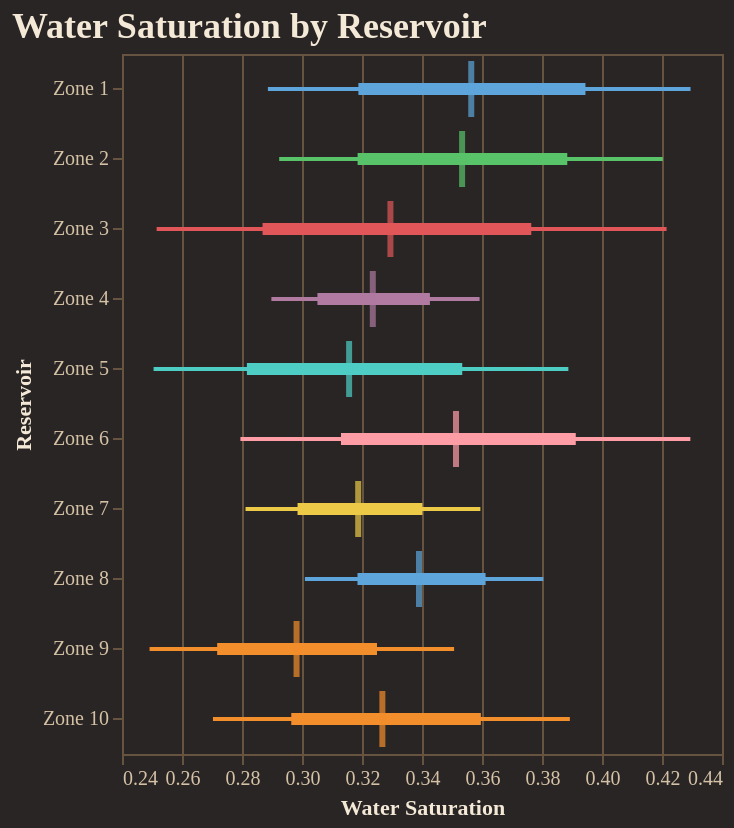

The code cell stored with this chart in its notebook:
### Code cell
fig = reporter.plotter.forest_plot(
    "Water Saturation", 
    backend=PLOTTING_BACKEND
)
fig.show()

### Figure 1 — Vega-Lite specification as saved in the notebook (floating-point values rounded to 4 significant figures)
{"config": {"background": "#292524", "view": {"fill": "#292524", "stroke": "#665340"}, "title": {"color": "#f4e9d7", "font": "Merriweather", "fontSize": 18, "fontWeight": 600, "subtitleColor": "#d5c2a6", "anchor": "start"}, "axis": {"domainColor": "#665340", "gridColor": "#665340", "tickColor": "#665340", "labelColor": "#d5c2a6", "titleColor": "#f4e9d7", "labelFont": "Merriweather", "titleFont": "Merriweather"}, "legend": {"titleColor": "#f4e9d7", "labelColor": "#d5c2a6", "labelFont": "Merriweather", "titleFont": "Merriweather", "orient": "top-right", "symbolType": "circle"}, "header": {"labelColor": "#d5c2a6", "titleColor": "#f4e9d7", "labelFont": "Merriweather", "titleFont": "Merriweather"}, "mark": {"color": "#c78d3b"}, "line": {"color": "#c78d3b"}, "bar": {"color": "#c78d3b"}, "point": {"color": "#ddb06d"}, "area": {"color": "#c78d3b", "opacity": 0.35}, "text": {"color": "#f4e9d7", "font": "Merriweather"}, "range": {"category": ["#5DA5DA", "#F28E2B", "#59C36A", "#E15759", "#B07AA1", "#4ECDC4", "#FF9DA7", "#EDC948"]}}, "layer": [{"mark": {"type": "rule", "strokeWidth": 2}, "encoding": {"color": {"field": "group", "legend": null, "type": "nominal"}, "x": {"field": "p10", "scale": {"zero": false}, "title": "Water Saturation", "type": "quantitative"}, "x2": {"field": "p90"}, "y": {"field": "group", "sort": ["Zone 1", "Zone 2", "Zone 3", "Zone 4", "Zone 5", "Zone 6", "Zone 7", "Zone 8", "Zone 9", "Zone 10"], "title": "Reservoir", "type": "nominal"}}}, {"mark": {"type": "rule", "strokeWidth": 6}, "encoding": {"color": {"field": "group", "legend": null, "type": "nominal"}, "x": {"field": "p25", "scale": {"zero": false}, "title": "Water Saturation", "type": "quantitative"}, "x2": {"field": "p75"}, "y": {"field": "group", "sort": ["Zone 1", "Zone 2", "Zone 3", "Zone 4", "Zone 5", "Zone 6", "Zone 7", "Zone 8", "Zone 9", "Zone 10"], "title": "Reservoir", "type": "nominal"}}}, {"mark": {"type": "tick", "color": "black", "size": 28, "thickness": 3}, "encoding": {"color": {"field": "group", "legend": null, "type": "nominal"}, "tooltip": [{"field": "group", "title": "Group", "type": "nominal"}, {"field": "p10", "title": "P10", "type": "quantitative"}, {"field": "p25", "title": "P25", "type": "quantitative"}, {"field": "median", "title": "Median", "type": "quantitative"}, {"field": "p75", "title": "P75", "type": "quantitative"}, {"field": "p90", "title": "P90", "type": "quantitative"}], "x": {"field": "median", "scale": {"zero": false}, "title": "Water Saturation", "type": "quantitative"}, "y": {"field": "group", "sort": ["Zone 1", "Zone 2", "Zone 3", "Zone 4", "Zone 5", "Zone 6", "Zone 7", "Zone 8", "Zone 9", "Zone 10"], "title": "Reservoir", "type": "nominal"}}}], "data": {"name": "data-93d2b161148e392935780cc0ad976129"}, "height": 350, "title": "Water Saturation by Reservoir", "width": "container", "$schema": "https://vega.github.io/schema/vega-lite/v5.20.1.json", "datasets": {"data-93d2b161148e392935780cc0ad976129": [{"group": "Zone 1", "p10": 0.2886, "p25": 0.3188, "median": 0.3564, "p75": 0.3945, "p90": 0.4295}, {"group": "Zone 2", "p10": 0.2924, "p25": 0.3185, "median": 0.3534, "p75": 0.3884, "p90": 0.4203}, {"group": "Zone 3", "p10": 0.2515, "p25": 0.2869, "median": 0.3295, "p75": 0.3764, "p90": 0.4215}, {"group": "Zone 4", "p10": 0.2898, "p25": 0.3051, "median": 0.3236, "p75": 0.3426, "p90": 0.3592}, {"group": "Zone 5", "p10": 0.2505, "p25": 0.2816, "median": 0.3157, "p75": 0.3534, "p90": 0.3888}, {"group": "Zone 6", "p10": 0.2795, "p25": 0.313, "median": 0.3513, "p75": 0.3913, "p90": 0.4294}, {"group": "Zone 7", "p10": 0.2812, "p25": 0.2985, "median": 0.3187, "p75": 0.3401, "p90": 0.3595}, {"group": "Zone 8", "p10": 0.301, "p25": 0.3185, "median": 0.339, "p75": 0.3612, "p90": 0.3804}, {"group": "Zone 9", "p10": 0.2492, "p25": 0.2717, "median": 0.2982, "p75": 0.325, "p90": 0.3507}, {"group": "Zone 10", "p10": 0.2703, "p25": 0.2964, "median": 0.3268, "p75": 0.3596, "p90": 0.3893}]}}
